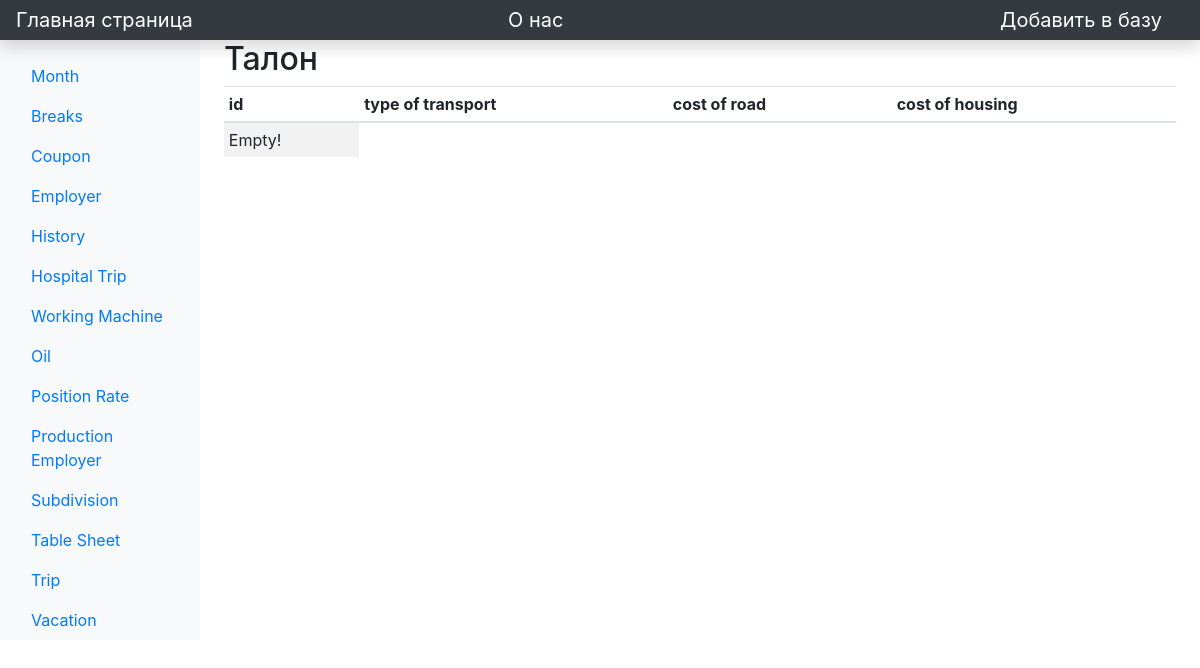
The page /view/comupon_ on the database as committed earlier.
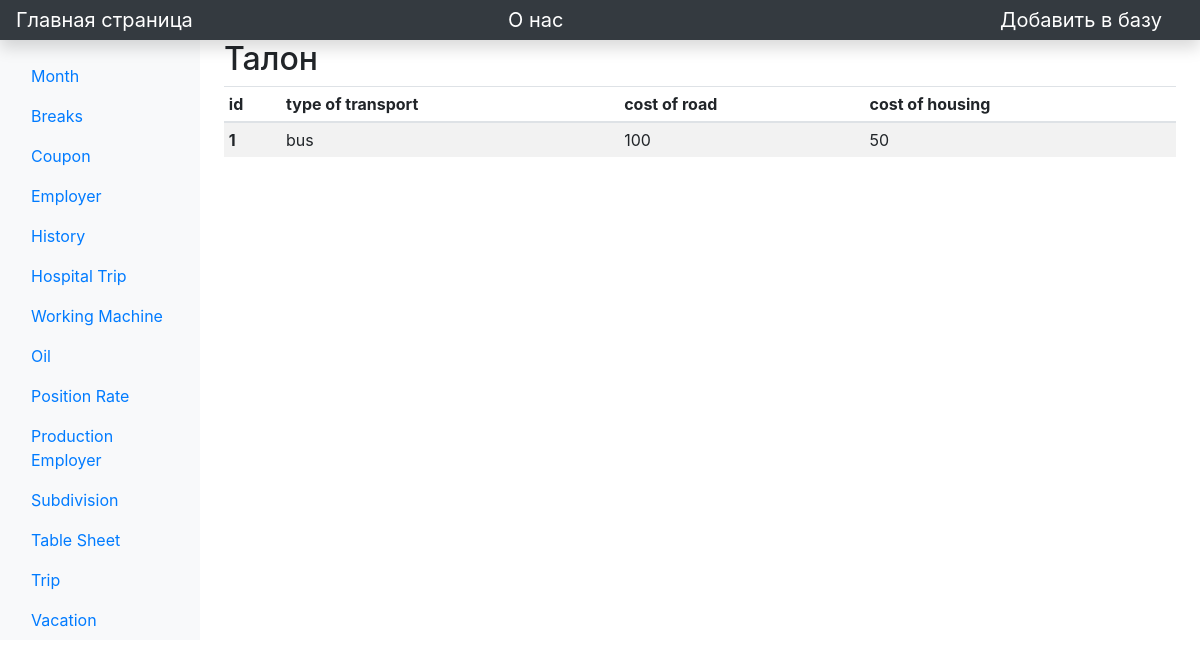
The same page on the database as committed later.
### main/models.py (models this page shows)
class Coupon(models.Model):
    type_of_transport = models.CharField('Type of transport', max_length=64)
    cost_road = models.IntegerField('Price of road')
    cost_housing = models.IntegerField('Price of housing')

### main/views.py (the view)
# urls.py: path('view/comupon_', views.coupon_, name='coupon_'),
def coupon_(request):
    task = Coupon.objects.all()
    return render(request, 'main/view/coupon_.html', {'task': task})

### main/templates/main/view/coupon_.html (shortened to what this page needs)
{% extends 'main/base.html' %}
{% block content %}
        <main class="col-md-9 ms-sm-auto col-lg-10 px-md-4">
            <h2>Талон</h2>
            <div class="">
                <table class="table table-striped table-sm ">
                    <thead>
                    <tr>
                        <th scope="col">id</th>
                        <th scope="col">type of transport</th>
                        <th scope="col">cost of road</th>
                        <th scope="col">cost of housing</th>
                    </tr>
                    </thead>
                    <tbody>
                    {% if task %}
                    {% for i in task %}
                        <tr>
                            <th scope="row">{{ i.id }}</th>
                            <td>{{ i.type_of_transport }}</td>
                            <td>{{ i.cost_road }}</td>
                            <td>{{ i.cost_housing }}</td>
                        </tr>
                    {% endfor %}
                    {% else %}
                    <tr>
                        <td>Empty!</td>
                    </tr>
                    {% endif %}
                    </tbody>
                </table>
            </div>
        </main>
{% endblock %}

Rows that differ between the two databases and show on the page:
added Coupon: id "1", type_of_transport "bus", cost_road "100", cost_housing "50"
Other text that changed with them:
text no longer shown: "Empty!"
